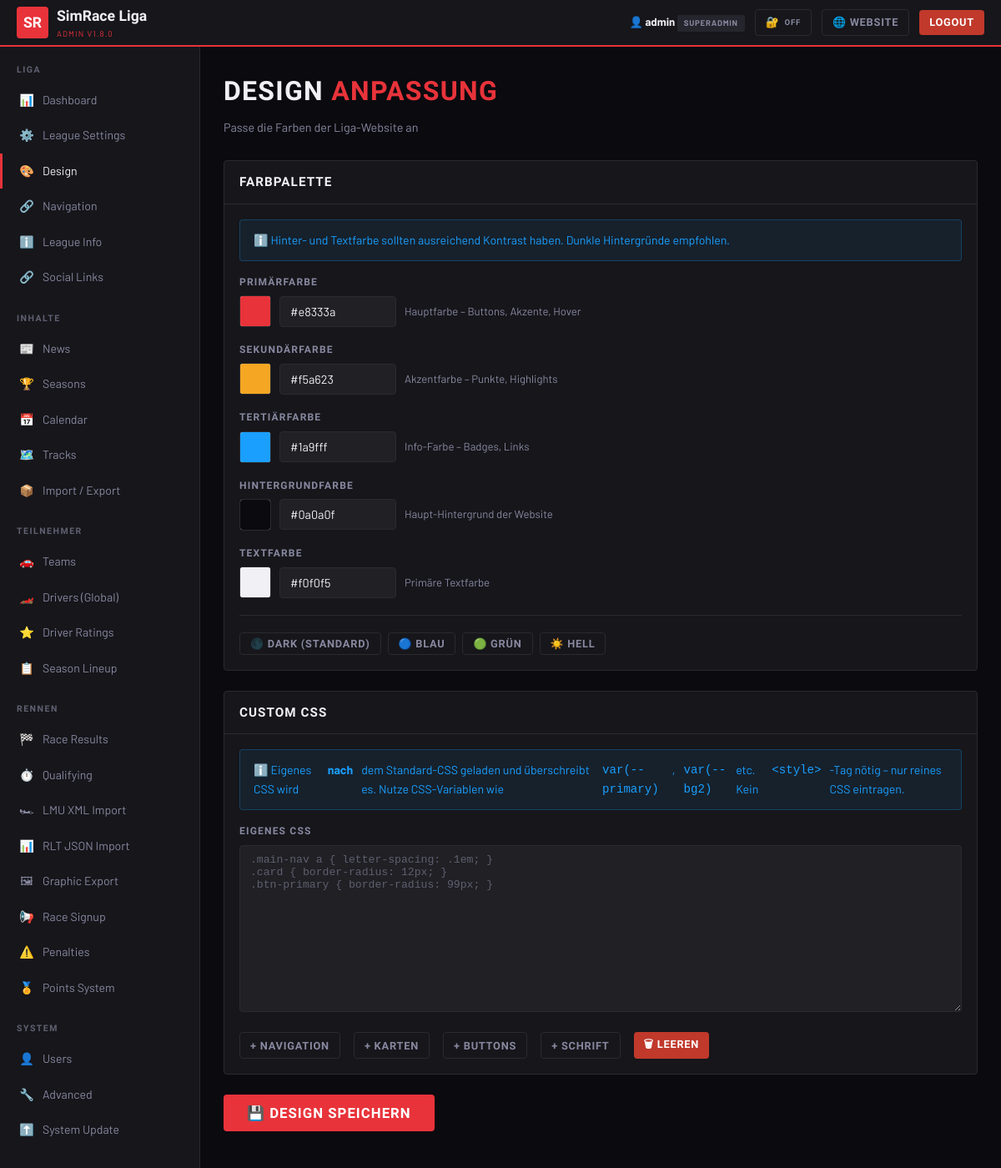
Screenshot of /admin/design.php (signed in) with the database file from the repository.
### tables this page shows
CREATE TABLE IF NOT EXISTS `settings` (
  `key`        VARCHAR(100) PRIMARY KEY,
  `value`      TEXT,
  `updated_at` TIMESTAMP DEFAULT CURRENT_TIMESTAMP ON UPDATE CURRENT_TIMESTAMP
);

### includes/config.php (called while the page is built, shortened)
<?php
function getDB(): PDO {
    static $pdo = null;
    if ($pdo === null) {
        $dsn = "mysql:host=".DB_HOST.";dbname=".DB_NAME.";charset=".DB_CHARSET;
        try { $pdo = new PDO($dsn, DB_USER, DB_PASS, [PDO::ATTR_ERRMODE=>PDO::ERRMODE_EXCEPTION,PDO::ATTR_DEFAULT_FETCH_MODE=>PDO::FETCH_ASSOC,PDO::ATTR_EMULATE_PREPARES=>false]); }
        catch (PDOException $e) { http_response_code(500); die(json_encode(['error'=>'DB fehler: '.$e->getMessage()])); }
    }
    return $pdo;
}
function getSetting(string $key, string $default=''): string {
    static $cache=[];
    if (!isset($cache[$key])) { $s=getDB()->prepare("SELECT value FROM settings WHERE `key`=?"); $s->execute([$key]); $r=$s->fetch(); $cache[$key]=$r?$r['value']:$default; }
    return $cache[$key];
}
function isLoggedIn(): bool { startSecureSession(); return !empty($_SESSION['admin_id'])&&!empty($_SESSION['admin_user']); }
function h(string $s): string { return htmlspecialchars($s,ENT_QUOTES,'UTF-8'); }
if(getSetting('maintenance_mode','0')==='1'&&!isLoggedIn()&&!str_contains($_SERVER['REQUEST_URI']??'','/admin/')){
    http_response_code(503); die('<!DOCTYPE html><html><head><meta charset="UTF-8"><title>Wartung</title><style>body{background:#0a0a0f;color:#f0f0f5;font-family:sans-serif;display:flex;align-items:center;justify-content:center;height:100vh;margin:0;text-align:center}</style></head><body><div><h1 style="color:#e8333a;font-size:4rem">🔧</h1><h2>Wartungsmodus aktiv</h2><p>Bitte später zurückkommen.</p></div></body></html>');
}

### admin/design.php (the view, shortened to what this page needs)
<?php
require_once dirname(__DIR__) . '/includes/config.php';
require_once __DIR__ . '/includes/layout.php';
$colors = [
    'color_primary'   => ['label'=>'Primärfarbe',    'hint'=>'Hauptfarbe – Buttons, Akzente, Hover'],
    'color_secondary' => ['label'=>'Sekundärfarbe',  'hint'=>'Akzentfarbe – Punkte, Highlights'],
    'color_tertiary'  => ['label'=>'Tertiärfarbe',   'hint'=>'Info-Farbe – Badges, Links'],
    'color_bg'        => ['label'=>'Hintergrundfarbe','hint'=>'Haupt-Hintergrund der Website'],
    'color_text'      => ['label'=>'Textfarbe',      'hint'=>'Primäre Textfarbe'],
];
?>
<div class="admin-page-title">Design <span style="color:var(--primary)">Anpassung</span></div>
<div class="admin-page-sub">Passe die Farben der Liga-Website an</div>
<form method="post"><?= csrfField() ?>
<div class="card mb-3">
  <div class="card-header"><h3>Farbpalette</h3></div>
  <div class="card-body">
    <div class="notice notice-info mb-3">ℹ️ Hinter- und Textfarbe sollten ausreichend Kontrast haben. Dunkle Hintergründe empfohlen.</div>
    <?php foreach ($colors as $key => $info): $val = getSetting($key, '#000000'); ?>
    <div class="form-group">
      <label><?= h($info['label']) ?></label>
      <div class="color-row">
        <div class="color-swatch">
          <input type="color" id="cp-<?= $key ?>" value="<?= h($val) ?>" oninput="document.getElementById('ch-<?= $key ?>').value=this.value"/>
        </div>
        <input type="text" id="ch-<?= $key ?>" name="<?= $key ?>" value="<?= h($val) ?>" class="form-control" style="max-width:140px" pattern="^#[0-9a-fA-F]{6}$" oninput="if(/^#[0-9a-fA-F]{6}$/.test(this.value))document.getElementById('cp-<?= $key ?>').value=this.value"/>
        <span class="text-muted" style="font-size:.82rem"><?= h($info['hint']) ?></span>
      </div>
    </div>
    <?php endforeach; ?>
    <div class="divider"></div>
    <div class="flex gap-1">
      <button type="button" class="btn btn-secondary btn-sm" onclick="setPreset('dark')">🌑 Dark (Standard)</button>
      <button type="button" class="btn btn-secondary btn-sm" onclick="setPreset('blue')">🔵 Blau</button>
      <button type="button" class="btn btn-secondary btn-sm" onclick="setPreset('green')">🟢 Grün</button>
      <button type="button" class="btn btn-secondary btn-sm" onclick="setPreset('light')">☀️ Hell</button>
    </div>
  </div>
</div>
<div class="card mb-3">
  <div class="card-header"><h3>Custom CSS</h3></div>
  <div class="card-body">
    <div class="notice notice-info mb-3">
      ℹ️ Eigenes CSS wird <strong>nach</strong> dem Standard-CSS geladen und überschreibt es.
      Nutze CSS-Variablen wie <code>var(--primary)</code>, <code>var(--bg2)</code> etc.
      Kein <code>&lt;style&gt;</code>-Tag nötig – nur reines CSS eintragen.
    </div>
    <div class="form-group">
      <label>Eigenes CSS</label>
      <textarea name="custom_css" class="form-control" rows="12"
        style="font-family:monospace;font-size:.82rem;resize:vertical"
        placeholder=".main-nav a { letter-spacing: .1em; }
.card { border-radius: 12px; }
.btn-primary { border-radius: 99px; }"
      ><?= h(getSetting('custom_css','')) ?></textarea>
    </div>
    <div class="flex gap-2 mt-2" style="flex-wrap:wrap">
      <button type="button" class="btn btn-secondary btn-sm" onclick="insertCss('/* Navigation */
.main-nav a { }
')">+ Navigation</button>
      <button type="button" class="btn btn-secondary btn-sm" onclick="insertCss('/* Karten */
.card { border-radius: 12px; }
')">+ Karten</button>
      <button type="button" class="btn btn-secondary btn-sm" onclick="insertCss('/* Buttons */
.btn-primary { border-radius: 99px; }
')">+ Buttons</button>
      <button type="button" class="btn btn-secondary btn-sm" onclick="insertCss('/* Schrift */
body { font-family: Arial, sans-serif; }
')">+ Schrift</button>
      <button type="button" class="btn btn-danger btn-sm" onclick="if(confirm('Custom CSS leeren?'))document.querySelector('[name=custom_css]').value=''">🗑 Leeren</button>
    </div>
  </div>
</div>
<button type="submit" class="btn btn-primary btn-lg">💾 Design speichern</button>
</form>
<?php require_once __DIR__ . '/includes/layout_end.php'; ?>

### rows the page displays
settings: value "#e8333a", color_primary "#e8333a"
settings: value "#f5a623", color_secondary "#f5a623"
settings: value "#1a9fff", color_tertiary "#1a9fff"
settings: value "#0a0a0f", color_bg "#0a0a0f"
settings: value "#f0f0f5", color_text "#f0f0f5"

### other values shown
mb_substr($s['league_abbr']??'SR',0,2) "SR"
$s['league_name'] "SimRace Liga"
APP_VERSION "1.8.0"
$cu['user'] "admin"
$cu['role'] "SUPERADMIN"
$info['label'] "PRIMÄRFARBE"
$info['hint'] "Hauptfarbe – Buttons, Akzente, Hover"
$info['label'] "SEKUNDÄRFARBE"
$info['hint'] "Akzentfarbe – Punkte, Highlights"
$info['label'] "TERTIÄRFARBE"
$info['hint'] "Info-Farbe – Badges, Links"
$info['label'] "HINTERGRUNDFARBE"
$info['hint'] "Haupt-Hintergrund der Website"
$info['label'] "TEXTFARBE"
$info['hint'] "Primäre Textfarbe"
